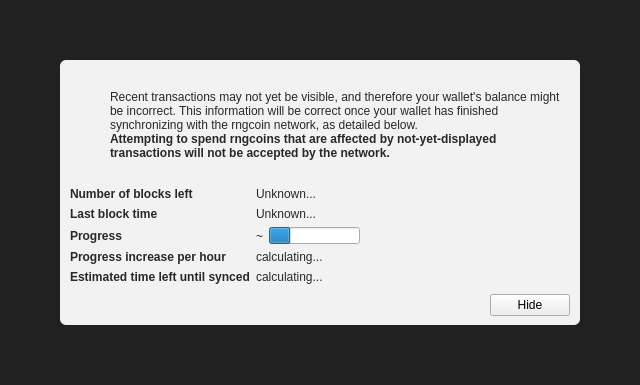
<?xml version="1.0" encoding="UTF-8"?>
<ui version="4.0">
 <class>ModalOverlay</class>
 <widget class="ModalOverlay" name="ModalOverlay">
  <property name="geometry">
   <rect>
    <x>0</x>
    <y>0</y>
    <width>640</width>
    <height>385</height>
   </rect>
  </property>
  <property name="windowTitle">
   <string>Form</string>
  </property>
  <layout class="QVBoxLayout" name="verticalLayout" stretch="0">
   <property name="sizeConstraint">
    <enum>QLayout::SetDefaultConstraint</enum>
   </property>
   <property name="leftMargin">
    <number>0</number>
   </property>
   <property name="topMargin">
    <number>0</number>
   </property>
   <property name="rightMargin">
    <number>0</number>
   </property>
   <property name="bottomMargin">
    <number>0</number>
   </property>
   <item>
    <widget class="QWidget" name="bgWidget" native="true">
     <property name="styleSheet">
      <string notr="true">#bgWidget { background: rgba(0,0,0,220); }</string>
     </property>
     <layout class="QVBoxLayout" name="verticalLayoutMain" stretch="1">
      <property name="leftMargin">
       <number>60</number>
      </property>
      <property name="topMargin">
       <number>60</number>
      </property>
      <property name="rightMargin">
       <number>60</number>
      </property>
      <property name="bottomMargin">
       <number>60</number>
      </property>
      <item>
       <widget class="QWidget" name="contentWidget" native="true">
        <property name="styleSheet">
         <string notr="true">#contentWidget { background: rgba(255,255,255,240); border-radius: 6px; }

QLabel { color: rgb(40,40,40);  }</string>
        </property>
        <layout class="QVBoxLayout" name="verticalLayoutSub" stretch="1,0,0,0">
         <property name="spacing">
          <number>0</number>
         </property>
         <property name="leftMargin">
          <number>10</number>
         </property>
         <property name="topMargin">
          <number>10</number>
         </property>
         <property name="rightMargin">
          <number>10</number>
         </property>
         <property name="bottomMargin">
          <number>10</number>
         </property>
         <item>
          <layout class="QHBoxLayout" name="horizontalLayoutIconText" stretch="0,1">
           <property name="topMargin">
            <number>20</number>
           </property>
           <item>
            <layout class="QVBoxLayout" name="verticalLayoutIcon">
             <property name="leftMargin">
              <number>0</number>
             </property>
             <item>
              <widget class="QPushButton" name="warningIcon">
               <property name="enabled">
                <bool>false</bool>
               </property>
               <property name="text">
                <string/>
               </property>
               <property name="icon">
                <iconset>
                 <normaloff>:/icons/warning</normaloff>
                 <disabledoff>:/icons/warning</disabledoff>:/icons/warning</iconset>
               </property>
               <property name="iconSize">
                <size>
                 <width>48</width>
                 <height>48</height>
                </size>
               </property>
               <property name="flat">
                <bool>true</bool>
               </property>
              </widget>
             </item>
             <item>
              <spacer name="verticalSpacerWarningIcon">
               <property name="orientation">
                <enum>Qt::Vertical</enum>
               </property>
               <property name="sizeHint" stdset="0">
                <size>
                 <width>20</width>
                 <height>40</height>
                </size>
               </property>
              </spacer>
             </item>
            </layout>
           </item>
           <item>
            <layout class="QVBoxLayout" name="verticalLayoutInfoText">
             <property name="leftMargin">
              <number>0</number>
             </property>
             <property name="topMargin">
              <number>0</number>
             </property>
             <item>
              <widget class="QLabel" name="infoText">
               <property name="text">
                <string>Recent transactions may not yet be visible, and therefore your wallet's balance might be incorrect. This information will be correct once your wallet has finished synchronizing with the rngcoin network, as detailed below.</string>
               </property>
               <property name="textFormat">
                <enum>Qt::RichText</enum>
               </property>
               <property name="wordWrap">
                <bool>true</bool>
               </property>
              </widget>
             </item>
             <item>
              <widget class="QLabel" name="infoTextStrong">
               <property name="font">
                <font>
                 <weight>75</weight>
                 <bold>true</bold>
                </font>
               </property>
               <property name="text">
                <string>Attempting to spend rngcoins that are affected by not-yet-displayed transactions will not be accepted by the network.</string>
               </property>
               <property name="textFormat">
                <enum>Qt::RichText</enum>
               </property>
               <property name="wordWrap">
                <bool>true</bool>
               </property>
              </widget>
             </item>
             <item>
              <spacer name="verticalSpacerInTextSpace">
               <property name="orientation">
                <enum>Qt::Vertical</enum>
               </property>
               <property name="sizeHint" stdset="0">
                <size>
                 <width>20</width>
                 <height>40</height>
                </size>
               </property>
              </spacer>
             </item>
            </layout>
           </item>
          </layout>
         </item>
         <item>
          <spacer name="verticalSpacerAfterText">
           <property name="orientation">
            <enum>Qt::Vertical</enum>
           </property>
           <property name="sizeHint" stdset="0">
            <size>
             <width>20</width>
             <height>40</height>
            </size>
           </property>
          </spacer>
         </item>
         <item>
          <layout class="QFormLayout" name="formLayout">
           <property name="fieldGrowthPolicy">
            <enum>QFormLayout::FieldsStayAtSizeHint</enum>
           </property>
           <property name="horizontalSpacing">
            <number>6</number>
           </property>
           <property name="verticalSpacing">
            <number>6</number>
           </property>
           <property name="topMargin">
            <number>10</number>
           </property>
           <item row="0" column="0">
            <widget class="QLabel" name="labelNumberOfBlocksLeft">
             <property name="font">
              <font>
               <weight>75</weight>
               <bold>true</bold>
              </font>
             </property>
             <property name="text">
              <string>Number of blocks left</string>
             </property>
            </widget>
           </item>
           <item row="0" column="1">
            <widget class="QLabel" name="numberOfBlocksLeft">
             <property name="text">
              <string>Unknown...</string>
             </property>
            </widget>
           </item>
           <item row="1" column="0">
            <widget class="QLabel" name="labelLastBlockTime">
             <property name="font">
              <font>
               <weight>75</weight>
               <bold>true</bold>
              </font>
             </property>
             <property name="text">
              <string>Last block time</string>
             </property>
            </widget>
           </item>
           <item row="1" column="1">
            <widget class="QLabel" name="newestBlockDate">
             <property name="sizePolicy">
              <sizepolicy hsizetype="Maximum" vsizetype="Preferred">
               <horstretch>0</horstretch>
               <verstretch>0</verstretch>
              </sizepolicy>
             </property>
             <property name="text">
              <string>Unknown...</string>
             </property>
            </widget>
           </item>
           <item row="2" column="0">
            <widget class="QLabel" name="labelSyncDone">
             <property name="font">
              <font>
               <weight>75</weight>
               <bold>true</bold>
              </font>
             </property>
             <property name="text">
              <string>Progress</string>
             </property>
            </widget>
           </item>
           <item row="2" column="1">
            <layout class="QHBoxLayout" name="horizontalLayoutSync" stretch="0,1">
             <item>
              <widget class="QLabel" name="percentageProgress">
               <property name="text">
                <string notr="true">~</string>
               </property>
              </widget>
             </item>
             <item>
              <widget class="QProgressBar" name="progressBar">
               <property name="value">
                <number>24</number>
               </property>
               <property name="format">
                <string/>
               </property>
              </widget>
             </item>
            </layout>
           </item>
           <item row="4" column="0">
            <widget class="QLabel" name="labelProgressIncrease">
             <property name="font">
              <font>
               <weight>75</weight>
               <bold>true</bold>
              </font>
             </property>
             <property name="text">
              <string>Progress increase per hour</string>
             </property>
            </widget>
           </item>
           <item row="4" column="1">
            <widget class="QLabel" name="progressIncreasePerH">
             <property name="text">
              <string>calculating...</string>
             </property>
            </widget>
           </item>
           <item row="5" column="0">
            <widget class="QLabel" name="labelEstimatedTimeLeft">
             <property name="font">
              <font>
               <weight>75</weight>
               <bold>true</bold>
              </font>
             </property>
             <property name="text">
              <string>Estimated time left until synced</string>
             </property>
            </widget>
           </item>
           <item row="5" column="1">
            <widget class="QLabel" name="expectedTimeLeft">
             <property name="text">
              <string>calculating...</string>
             </property>
            </widget>
           </item>
          </layout>
         </item>
         <item>
          <layout class="QHBoxLayout" name="horizontalLayoutButtons">
           <property name="leftMargin">
            <number>10</number>
           </property>
           <property name="topMargin">
            <number>10</number>
           </property>
           <item>
            <spacer name="horizontalSpacer">
             <property name="orientation">
              <enum>Qt::Horizontal</enum>
             </property>
             <property name="sizeHint" stdset="0">
              <size>
               <width>40</width>
               <height>20</height>
              </size>
             </property>
            </spacer>
           </item>
           <item>
            <widget class="QPushButton" name="closeButton">
             <property name="text">
              <string>Hide</string>
             </property>
            </widget>
           </item>
          </layout>
         </item>
        </layout>
       </widget>
      </item>
     </layout>
    </widget>
   </item>
  </layout>
 </widget>
 <customwidgets>
  <customwidget>
   <class>ModalOverlay</class>
   <extends>QWidget</extends>
   <header>modaloverlay.h</header>
   <container>1</container>
  </customwidget>
 </customwidgets>
 <resources/>
 <connections/>
</ui>
